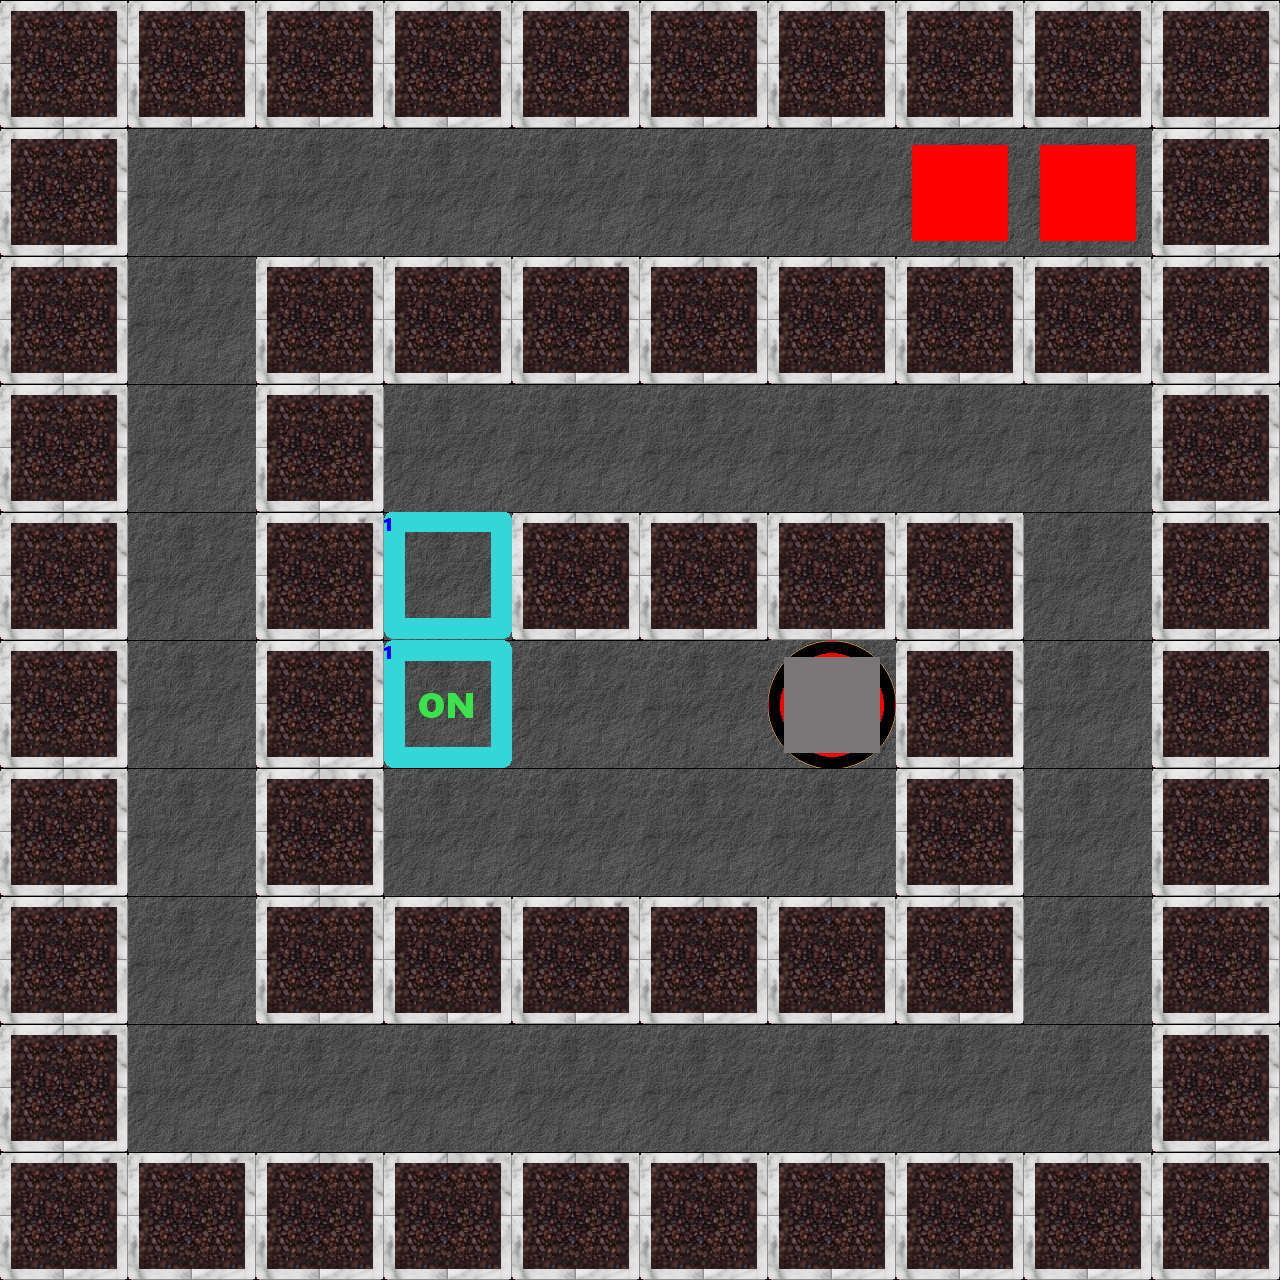

Rendered tile map (Tiled .tmx) drawn with the repository's tilesets; below, a short description and the full map source, tile grids included:
An orthogonal 10x10 tile map with 128x128 px tiles, 2 tile layers (tiles, blocks).

<map version="1.0" orientation="orthogonal" width="10" height="10" tilewidth="128" tileheight="128">
 <properties>
  <property name="minMoves" value="13" />
 </properties>
 <tileset firstgid="1" name="blocks&amp;tiles" tilewidth="128" tileheight="128">
  <image source="../img/tiles_blocks.png" width="512" height="1024" />
 </tileset>
 <layer name="tiles" width="10" height="10">
  <data>
   <tile gid="3" />
   <tile gid="3" />
   <tile gid="3" />
   <tile gid="3" />
   <tile gid="3" />
   <tile gid="3" />
   <tile gid="3" />
   <tile gid="3" />
   <tile gid="3" />
   <tile gid="3" />
   <tile gid="3" />
   <tile gid="2" />
   <tile gid="2" />
   <tile gid="2" />
   <tile gid="2" />
   <tile gid="2" />
   <tile gid="2" />
   <tile gid="2" />
   <tile gid="2" />
   <tile gid="3" />
   <tile gid="3" />
   <tile gid="2" />
   <tile gid="3" />
   <tile gid="3" />
   <tile gid="3" />
   <tile gid="3" />
   <tile gid="3" />
   <tile gid="3" />
   <tile gid="3" />
   <tile gid="3" />
   <tile gid="3" />
   <tile gid="2" />
   <tile gid="3" />
   <tile gid="2" />
   <tile gid="2" />
   <tile gid="2" />
   <tile gid="2" />
   <tile gid="2" />
   <tile gid="2" />
   <tile gid="3" />
   <tile gid="3" />
   <tile gid="2" />
   <tile gid="3" />
   <tile gid="27" />
   <tile gid="3" />
   <tile gid="3" />
   <tile gid="3" />
   <tile gid="3" />
   <tile gid="2" />
   <tile gid="3" />
   <tile gid="3" />
   <tile gid="2" />
   <tile gid="3" />
   <tile gid="25" />
   <tile gid="2" />
   <tile gid="2" />
   <tile gid="9" />
   <tile gid="3" />
   <tile gid="2" />
   <tile gid="3" />
   <tile gid="3" />
   <tile gid="2" />
   <tile gid="3" />
   <tile gid="2" />
   <tile gid="2" />
   <tile gid="2" />
   <tile gid="2" />
   <tile gid="3" />
   <tile gid="2" />
   <tile gid="3" />
   <tile gid="3" />
   <tile gid="2" />
   <tile gid="3" />
   <tile gid="3" />
   <tile gid="3" />
   <tile gid="3" />
   <tile gid="3" />
   <tile gid="3" />
   <tile gid="2" />
   <tile gid="3" />
   <tile gid="3" />
   <tile gid="2" />
   <tile gid="2" />
   <tile gid="2" />
   <tile gid="2" />
   <tile gid="2" />
   <tile gid="2" />
   <tile gid="2" />
   <tile gid="2" />
   <tile gid="3" />
   <tile gid="3" />
   <tile gid="3" />
   <tile gid="3" />
   <tile gid="3" />
   <tile gid="3" />
   <tile gid="3" />
   <tile gid="3" />
   <tile gid="3" />
   <tile gid="3" />
   <tile gid="3" />
  </data>
 </layer>
 <layer name="blocks" width="10" height="10">
  <data>
   <tile gid="0" />
   <tile gid="0" />
   <tile gid="0" />
   <tile gid="0" />
   <tile gid="0" />
   <tile gid="0" />
   <tile gid="0" />
   <tile gid="0" />
   <tile gid="0" />
   <tile gid="0" />
   <tile gid="0" />
   <tile gid="0" />
   <tile gid="0" />
   <tile gid="0" />
   <tile gid="0" />
   <tile gid="0" />
   <tile gid="0" />
   <tile gid="13" />
   <tile gid="13" />
   <tile gid="0" />
   <tile gid="0" />
   <tile gid="0" />
   <tile gid="0" />
   <tile gid="0" />
   <tile gid="0" />
   <tile gid="0" />
   <tile gid="0" />
   <tile gid="0" />
   <tile gid="0" />
   <tile gid="0" />
   <tile gid="0" />
   <tile gid="0" />
   <tile gid="0" />
   <tile gid="0" />
   <tile gid="0" />
   <tile gid="0" />
   <tile gid="0" />
   <tile gid="0" />
   <tile gid="0" />
   <tile gid="0" />
   <tile gid="0" />
   <tile gid="0" />
   <tile gid="0" />
   <tile gid="0" />
   <tile gid="0" />
   <tile gid="0" />
   <tile gid="0" />
   <tile gid="0" />
   <tile gid="0" />
   <tile gid="0" />
   <tile gid="0" />
   <tile gid="0" />
   <tile gid="0" />
   <tile gid="0" />
   <tile gid="0" />
   <tile gid="0" />
   <tile gid="16" />
   <tile gid="0" />
   <tile gid="0" />
   <tile gid="0" />
   <tile gid="0" />
   <tile gid="0" />
   <tile gid="0" />
   <tile gid="0" />
   <tile gid="0" />
   <tile gid="0" />
   <tile gid="0" />
   <tile gid="0" />
   <tile gid="0" />
   <tile gid="0" />
   <tile gid="0" />
   <tile gid="0" />
   <tile gid="0" />
   <tile gid="0" />
   <tile gid="0" />
   <tile gid="0" />
   <tile gid="0" />
   <tile gid="0" />
   <tile gid="0" />
   <tile gid="0" />
   <tile gid="0" />
   <tile gid="0" />
   <tile gid="0" />
   <tile gid="0" />
   <tile gid="0" />
   <tile gid="0" />
   <tile gid="0" />
   <tile gid="0" />
   <tile gid="0" />
   <tile gid="0" />
   <tile gid="0" />
   <tile gid="0" />
   <tile gid="0" />
   <tile gid="0" />
   <tile gid="0" />
   <tile gid="0" />
   <tile gid="0" />
   <tile gid="0" />
   <tile gid="0" />
   <tile gid="0" />
  </data>
 </layer>
</map>
